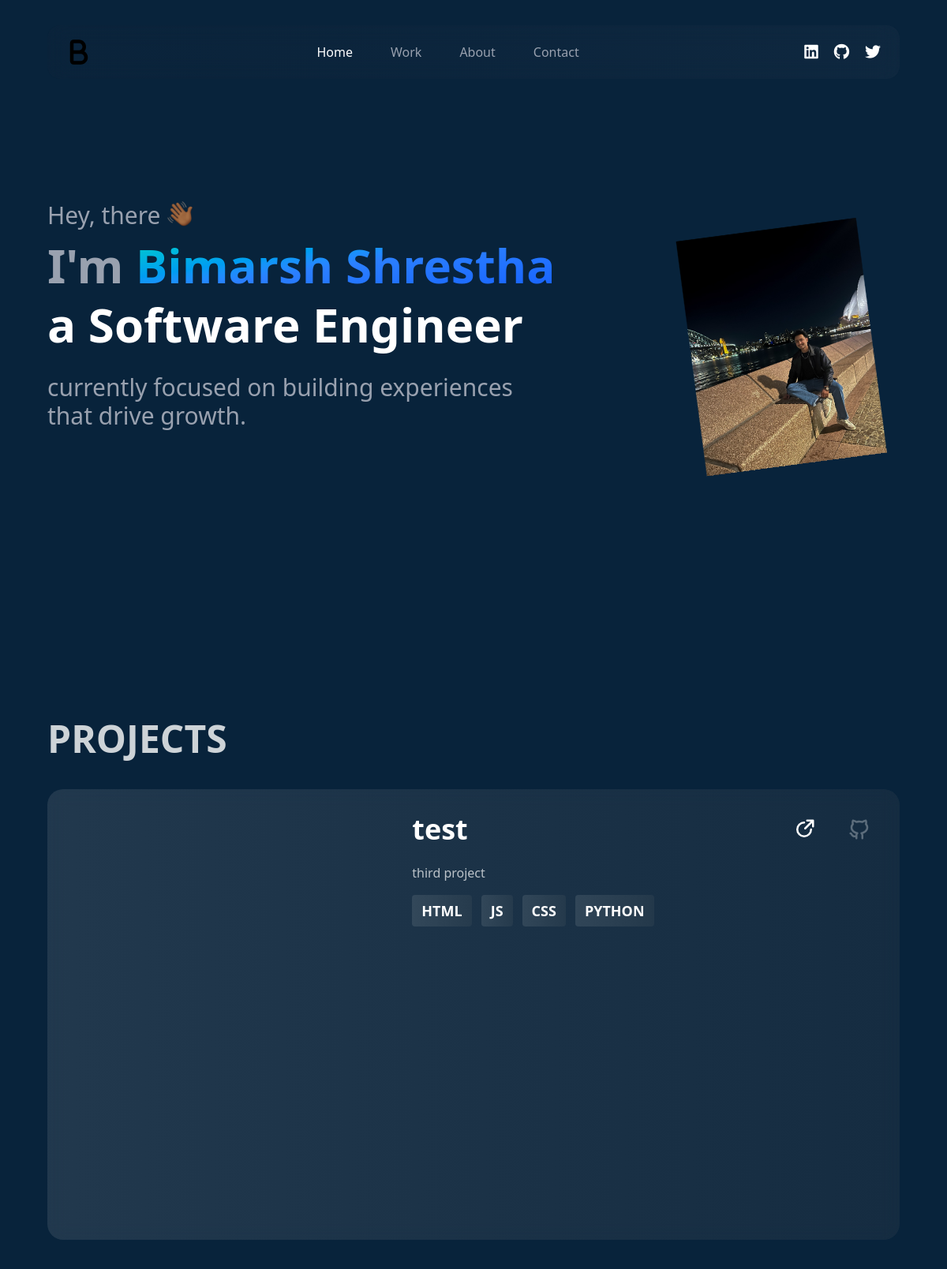
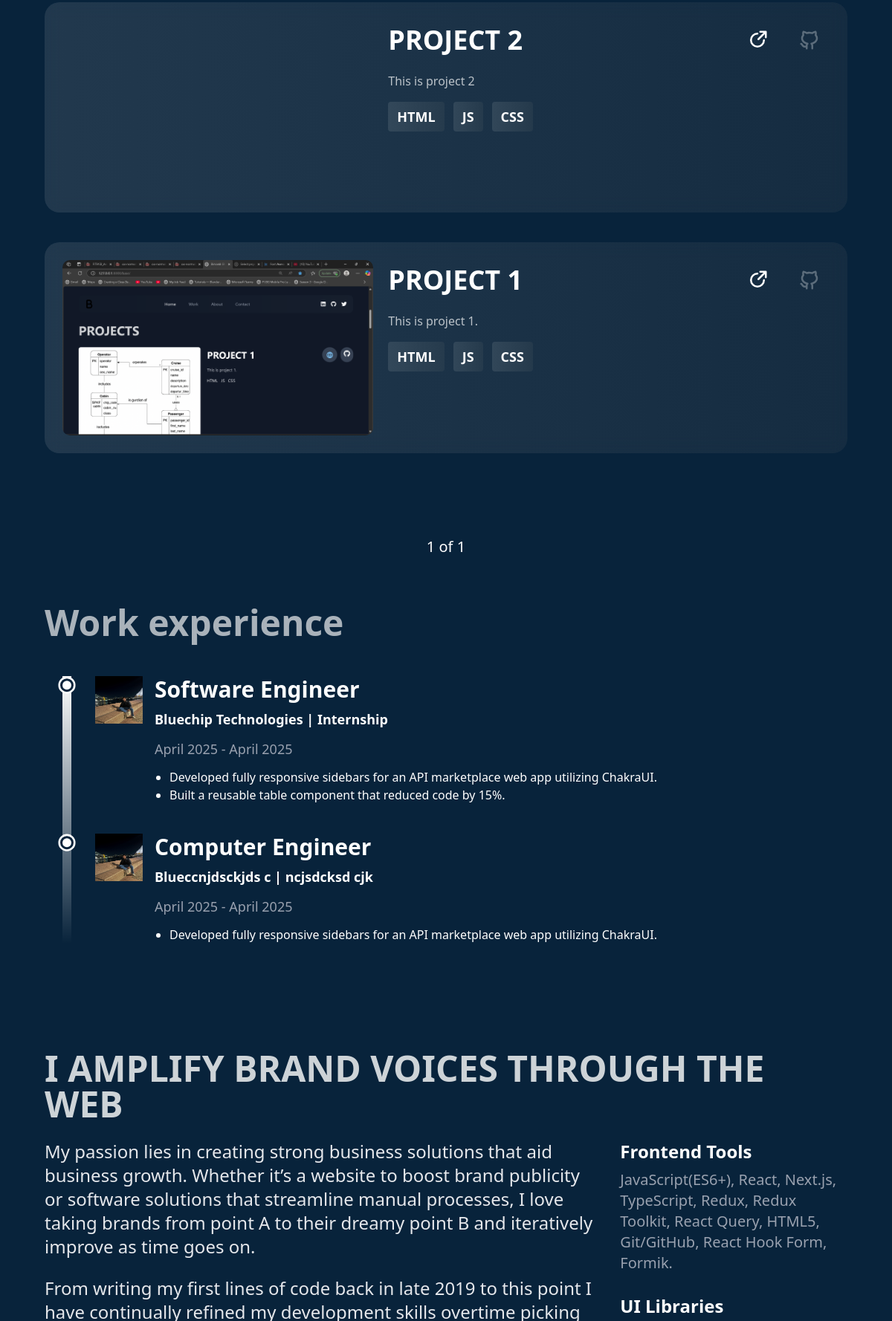
The app's page /base/ (upper part) with its own data (2 pictures, top to bottom).
### base/models.py (models this page shows, shortened)
class Project(models.Model):
    title = models.CharField(max_length=200)
    description = models.TextField()
    image = models.ImageField(upload_to='images/project/')
    wesite_url = models.URLField(blank=True)
    github_url = models.URLField(blank=True)
    technologies = models.ManyToManyField(Technology, blank=True)
    created_at = models.DateTimeField(auto_now_add=True)
    updated_at = models.DateTimeField(auto_now=True)

class Technology(models.Model):
    name = models.CharField(max_length=50)

class WorkExperience(models.Model):
    title = models.CharField(max_length=200)
    company = models.CharField(max_length=200)
    role = models.CharField(max_length=200)
    tasks = models.ManyToManyField(Tasks, blank=True)
    start_date = models.DateField()
    end_date = models.DateField(blank=True, null=True)
    image = models.ImageField(upload_to='images/workexperience/')
    created_at = models.DateTimeField(auto_now_add=True)
    updated_at = models.DateTimeField(auto_now=True)

class Tasks(models.Model):
    name = models.TextField(max_length=150)

### base/views.py (the view)
# urls.py: 2. Add a URL to urlpatterns:  path('', views.home, name='home')
def home(request):
    projects = Project.objects.all().order_by('-created_at')
    paginator = Paginator(projects ,3)
    page_number = request.GET.get('page')
    page_obj = Paginator.get_page(paginator, page_number)
    work_experience = WorkExperience.objects.all().order_by('-start_date')
    context= {
    'page_obj':page_obj,'work_experience':work_experience
    }
    return render(request, 'index.html',context)

### templates/index.html (shortened to what this page needs)
{% load static tailwind_tags %}
<!DOCTYPE html>
<html lang="en">
<head>
    <link rel="stylesheet" href="https://cdnjs.cloudflare.com/ajax/libs/font-awesome/6.5.0/css/all.min.css">
    <link rel="stylesheet" href="{% static 'css/styles.css'%}">
    {% tailwind_css %}
</head>
{% block content %}
<body class="max-w-[90%] xl:max-w-6xl w-full mx-auto overflow-x-hidden bg-gray-900 text-white">
    <div class="fixed max-w-[90%] xl:max-w-6xl w-full z-10">
        <div class="flex justify-between items-center px-6 py-4 rounded-2xl bg-gradient-to-r from-gray-800/10 to-gray-600/10 mt-4 sm:mt-8 backdrop-blur-md">
            <img alt="logo" src="{% static "images/b-logo.svg" %}" class="w-8 h-9 select-none">
            <ul class="hidden sm:flex gap-8 lg:gap-12 text-gray-400">
                <li><a href="#home" class="text-white hover:text-gray-300">Home</a></li>
                <li><a href="#work" class="hover:text-gray-300">Work</a></li>
                <li><a href="#about" class="hover:text-gray-300">About</a></li>
                <li><a href="#contact" class="hover:text-gray-300">Contact</a></li>
            </ul>
            <div class="gap-5 text-xl hidden sm:flex">
                <a target="_blank" href=""><i class="fab fa-linkedin"></i></a>
                <a target="_blank" href=""><i class="fab fa-github"></i></a>
                <a target="_blank" href=""><i class="fab fa-twitter"></i></a>
            </div>
        </div>
    </div>
    <main class="overflow-x-hidden sm:overflow-x-visible">
        <section id="home" class="pt-36 sm:pt-0 flex flex-col sm:flex-row min-h-screen items-center gap-6 sm:justify-between">
            <div class="sm:w-3/5">
                <div class="flex gap-2 mb-2 xl:mb-6 opacity-0 animate-fade-in">
                    <p class="text-gray-400 text-xl lg:text-3xl">Hey, there</p>
                    <img alt="hand-waving" src="{% static "images/hand-wave.svg" %}" class="w-8 h-8">
                </div>
                <h1 class="text-3xl sm:text-4xl md:text-5xl lg:text-6xl xl:text-7xl leading-tight font-bold opacity-0 animate-fade-in">
                    <span class="text-gray-400">I'm </span>
                    <span class="bg-gradient-to-br from-teal-400 via-blue-500 to-blue-600 bg-clip-text text-transparent">Bimarsh Shrestha</span>
                    <p>a Software Engineer</p>
                </h1>
                <p class="text-gray-400 text-xl lg:text-3xl mt-3 sm:mt-6 opacity-0 animate-fade-in">currently focused on building experiences that drive growth.</p>
            </div>
            <div class="h-image flex items-center w-[310px] h-[380px] xl:w-[390px] xl:h-[470px] justify-center relative" style="opacity: 1; transform: translateY(0rem) rotate(-7.50823deg) translateZ(0px);">
                <img alt="Bimarsh's picture" fetchpriority="high" data-nimg="fill" class="bg-image-radial px-10 pt-20" style="position:absolute;height:100%;width:100%;left:0;top:0;right:0;bottom:0;color:transparent" sizes="100vw" src ="{% static "images/profile.jpg" %}">
            </div>
        </section>
        <section id="work" class="flex flex-col gap-6 md:gap-10 pt-28">
            <h1 class="uppercase text-4xl md:text-5xl xl:text-6xl font-bold opacity-80">Projects</h1>
            {% for project in page_obj %}
            <div class="w-full rounded-[20px] std-backdrop-blur bg-linear-to-r from-[#d9d9d91f] to-[#7373731f] grid grid-cols-1 items-start lg:grid-cols-12 xl:flex gap-5 xl:gap-10 p-6 duration-700 opacity-100 translate-y-0">
                <img alt="work" loading="lazy" width="420" height="700" decoding="async" data-nimg="1" class="rounded-[10px] w-full lg:col-span-5" style="color:transparent" src="{{project.image.url}}">
                <div class="flex flex-col gap-4 lg:col-span-7">
                    <div class="flex items-center justify-between">
                        <h2 class="text-3xl sm:text-4xl xl:text-5xl font-bold" >{{ project.title }}</h2>
                        <div class="flex gap-3 md:gap-4 text-2xl sm:text-3xl xl:text-4xl">
                            <a href="{{ project.website_url }}" target="_blank" class="rounded-full bg-icon-radial p-3 hover:bg-red">
                            </a>
                            <a href="{{ project.github_url }}" class="rounded-full bg-icon-radial p-3" target="_blank">
                            </a>
                        </div>
                    </div>
                    <p class="text-base text-white/70">{{ project.description }}</p>
                    <div class="flex gap-3 flex-wrap">
                        {% for tech in project.technologies.all %}
                        <p class="uppercase whitespace-nowrap bg-linear-to-r from-[#d9d9d91f] to-[#7373731f] px-2 py-[6px] md:py-[6px] md:px-3 rounded-[4px] font-medium md:font-bold text-base lg:text-lg">{{ tech.name }}</p>
                        {% endfor %}
                    </div>
                </div>
            </div>
            {% endfor %}
            <br>
        </section>
            <div class="flex justify-center items-center mt-10 gap-4 text-xl">
                <span class="px-4 py-2">{{ page_obj.number }} of {{ page_obj.paginator.num_pages }}</span>
            </div>
        <section id="work" class="flex flex-col gap-6 md:gap-10 pt-14">
            <div class="mt-10 md:mt-[0px]">
                <h1 class="text-4xl md:text-5xl xl:text-6xl font-bold " style="opacity: 0.652536;"> Work experience</h1>                <div class="flex mt-6 gap-4 pl-3">
                    <div class="flex mt-6 gap-4 pl-3">
                    <div class="w-3 h-auto bg-gradient-to-b from-white to-transparent"></div>
                    <div class="flex flex-col gap-10">
                         {%for work in work_experience%}
                        <div class="flex items-start gap-4 relative duration-1000 opacity-100 translate-y-0">
                            <img alt="current" loading="lazy" width="24" height="24" class="absolute -translate-x-[29px] sm:-translate-x-8.5 left-0" style="color:transparent" src="{%static 'images/position-icon.svg'%}">                            <div class="grid grid-cols-5 sm:flex items-start gap-4 pl-4">
                                <img alt="company-image" src="{{work.image.url}}" class="w-16 h-16 col-span-1">
                                <div class="col-span-4">
                                    <h1 class="text-2xl sm:text-3xl font-bold">{{work.title}}</h1>
                                    <p class="text-base sm:text-lg font-bold my-2">{{work.company}} | {{work.role}}</p>
                                    <p class="text-base sm:text-lg text-gray-400 my-3">{{work.start_date| date:"F Y" }} - {% if work.end_date %} {{ work.end_date|date:"F Y" }} {% else %} Present {% endif %} </p>
                                    <ul class="list-disc pl-5">
                                        {%for tasks in work.tasks.all%}
                                        <li>{{tasks.name}}</li>
                                        {%endfor%}
                                    </ul>
                                </div>
                            </div>
                        </div>
                        {%endfor%}
                    </div>
                </div>
            </div>
        </section>
        <section id="about" class="pt-24 md:pt-36">
            <h2 class="uppercase text-4xl md:text-5xl xl:text-6xl font-bold opacity-80">I amplify brand voices through the web</h2>
            <div class="grid grid-cols-1 lg:grid-cols-[8.5fr_3.5fr] gap-8 mt-6">
                <div class="grid grid-cols-1 gap-6 text-gray-200 text-xl md:text-2xl">
                    <p class="opacity-0 animate-slide-up">My passion lies in creating strong business solutions that aid business growth. Whether it’s a website to boost brand publicity or software solutions that streamline manual processes, I love taking brands from point A to their dreamy point B and iteratively improve as time goes on.</p>
                    <p class="opacity-0 animate-slide-up"></p>
                </div>
                <div class="grid grid-cols-1 gap-4">
                    <div>
                        <h2 class="font-bold text-xl md:text-2xl mb-2">Frontend Tools</h2>
                        <p class="text-gray-400 text-base md:text-xl">JavaScript(ES6+), React, Next.js, TypeScript, Redux, Redux Toolkit, React Query, HTML5, Git/GitHub, React Hook Form, Formik.</p>
                    </div>
                    <div>
                        <h2 class="font-bold text-xl md:text-2xl mb-2">UI Libraries</h2>
                    </div>
                </div>
            </div>
        </section>
    </main>
</body>
</html>
{% endblock content %}

### static/css/styles.css (style rules this page uses)
body { background-color: #08233b; color: #ffffff; }
.bg-linear-to-r { background: linear-gradient(to right, rgba(217, 217, 217, 0.12), rgba(115, 115, 115, 0.12)); }
.std-backdrop-blur { backdrop-filter: blur(10px); }
.animate-fade-in { animation: fadeIn 1s ease-in forwards; }
.animate-slide-up { animation: slideUp 1s ease-in forwards; }

### records on screen
Project: image (placeholder picture), title "test", description "third project"
Technology: name "HTML"
Technology: name "JS"
Technology: name "CSS"
Technology: name "PYTHON"
Project: image (picture), title "PROJECT 2", description "This is project 2"
Project: image (picture), title "PROJECT 1", description "This is project 1."
WorkExperience: image (placeholder picture), title "Software Engineer", company "Bluechip Technologies", role "Internship", start_date "April 2025", end_date "April 2025"
Tasks: name "Developed fully responsive sidebars for an API marketplace web app utilizing ChakraUI."
Tasks: name "Built a reusable table component that reduced code by 15%."
WorkExperience: image (picture), title "Computer Engineer", company "Blueccnjdsckjds c", role "ncjsdcksd cjk", start_date "April 2025", end_date "April 2025"

### other values on screen
{{ page_obj.number }} "1"
{{ page_obj.paginator.num_pages }} "1"
